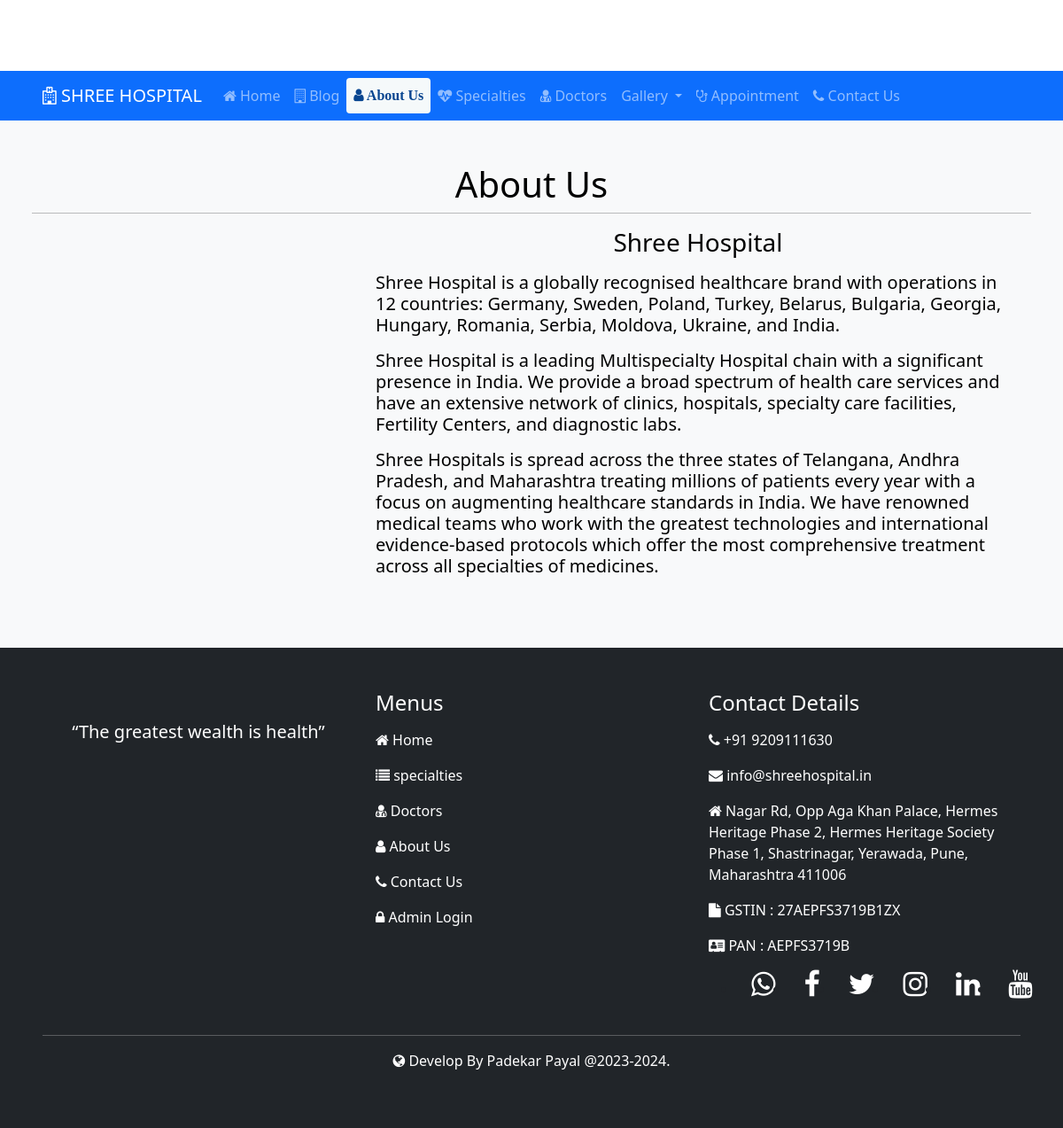
Page /about.php on the committed database.
### tables this page shows
CREATE TABLE `tblaboutus` (
  `idabout` int(10) NOT NULL,
  `companyname` varchar(100) NOT NULL,
  `companydesc` longtext NOT NULL,
  `companylogo` varchar(256) NOT NULL,
  `inserttime` datetime NOT NULL DEFAULT current_timestamp(),
  `updatetime` datetime NOT NULL DEFAULT current_timestamp()
);

### about.php (the view, shortened to what this page needs)
<?php include('navbar.php'); ?>
<div class="container-fluid p-5 bg-light text-black">
        <div class="row mb-3">
            <h1 class="text-center">About Us</h1>
            <hr>
            <?php
                $select="select * from tblaboutus order by idabout desc";
                $res=mysqli_query($con,$select);
                while($row=mysqli_fetch_assoc($res)){
            ?>
            <div class="col-md-4 col-sm-12 p-5">
            </div>
            <div class="col-md-8 col-sm-12">
                <h3 class="text-center"><?php echo $row['companyname'] ?></h2>
                <p style="text-indent: 50px;"><?php echo $row['companydesc'] ?></p>
            </div>
            <?php } ?>
        </div>
    </div>
    <?php include('footer.php'); ?>

### rows in the picture
tblaboutus: companyname "Shree Hospital", companydesc "Shree Hospital is a globally recognised healthcare brand with operations in 12 countries: Germany, Sweden, Poland, Turkey, Belarus, Bulgaria, Georgia, Hungary, Romania, Serbia, Moldova, Ukraine, and India. Shree Hospital is a leading Multispecialty Hospital chain with a significant presence in India. We provide a broad spectrum of health care services and have an extensive network of clinics, hospitals, specialty care facilities, Fertility Centers, and diagnostic labs. Shree Hospitals is spread across the three states of Telangana, Andhra Pradesh, and Maharashtra treating millions of patients every year with a focus on augmenting healthcare standards in India. We have renowned medical teams…"
